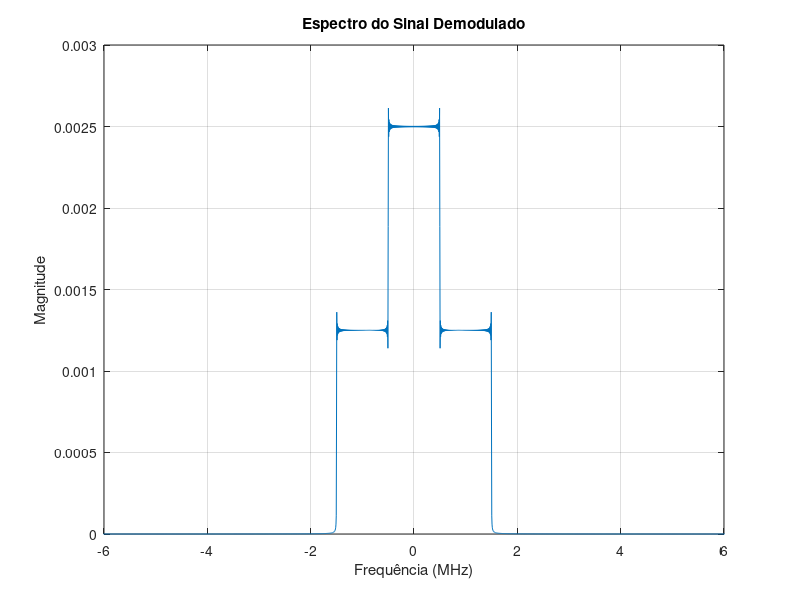

MATLAB code to generate this figure:
% Definindo parâmetros
fc = 0.5e6; % Frequência da portadora em Hz (0.5 MHz)
fsamp = 50e6; % Frequência de amostragem em Hz (50 MHz)
t_end = 200e-6; % Tempo final em segundos (200 µs)

% Definindo o intervalo de tempo
t = linspace(0, t_end, round(t_end * fsamp)); % Vetor de tempo em segundos
x = (t * 1e6) - 100; % Argumento da função sinc centrado em 100 µs

% Calculando o sinal de mensagem
mt = sinc(x);

% Calculando a portadora
ct = cos(2 * pi * fc * t); % Tempo em segundos para a função cosseno

% Modulação do sinal de mensagem
st = mt .* ct;

% Demodulação do sinal modulado
rt = st .* ct; % Multiplicando o sinal modulado pela mesma portadora

% Calculando a FFT do sinal demodulado sem filtragem
N = length(rt);
Rt_fft = fftshift(fft(rt));

% Definindo o vetor de frequência
f = (-N/2:N/2-1)*(fsamp/N);

% Plotando o espectro do sinal demodulado em banda de -6 MHz a +6 MHz
figure;
plot(f / 1e6, abs(Rt_fft)/N);
xlim([-6 6]);
title('Espectro do Sinal Demodulado');
xlabel('Frequência (MHz)');
ylabel('Magnitude');
grid on;
